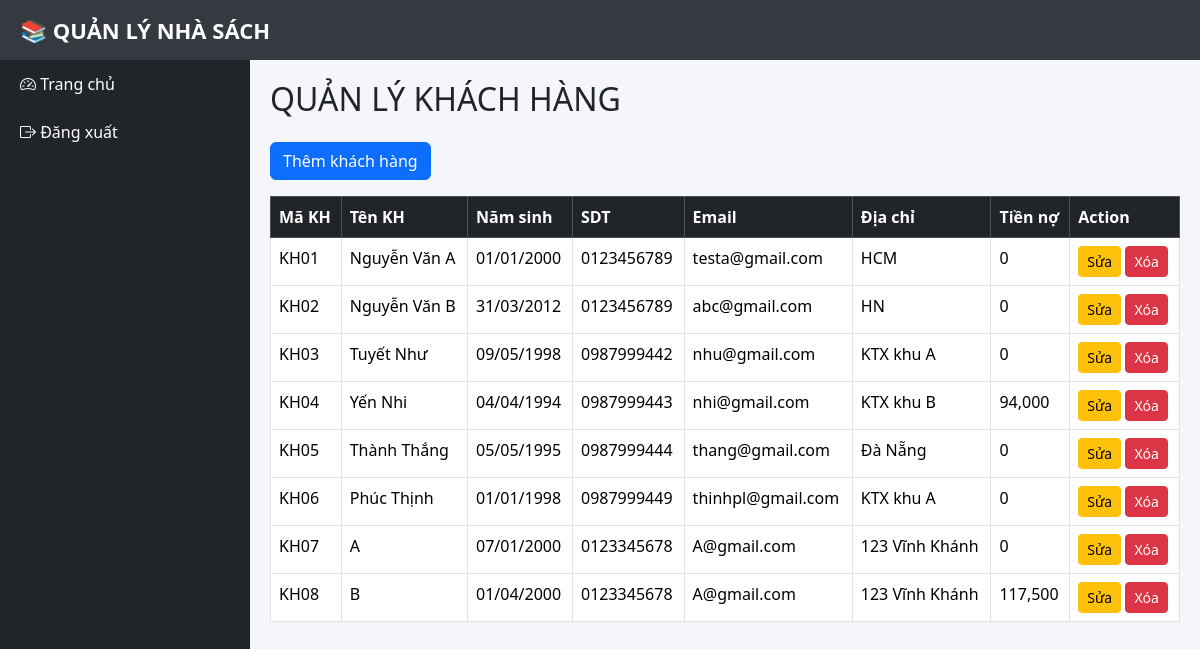
The app's page /khachhang/index.php with its own data.
### tables this page shows
CREATE TABLE `khachhang` (
  `MaKH` varchar(20) NOT NULL,
  `TenKH` varchar(100) DEFAULT NULL,
  `NamSinh` datetime DEFAULT NULL,
  `SDT` varchar(20) DEFAULT NULL,
  `Email` varchar(100) DEFAULT NULL,
  `DiaChi` varchar(255) DEFAULT NULL,
  `TienNo` int(11) DEFAULT NULL
);

### khachhang/index.php (the view, shortened to what this page needs)
<?php
include("../layout/header.php");
include("../layout/sidebar.php");
$sql = "SELECT * FROM KHACHHANG";
$result = mysqli_query($conn, $sql);
?>
<div class="content">
<h2 class="mb-4">
    QUẢN LÝ KHÁCH HÀNG
</h2>
<a href="them.php"
class="btn btn-primary mb-3">
    Thêm khách hàng
</a>
<table class="table table-bordered table-hover">
<tr class="table-dark">
<th>Mã KH</th>
<th>Tên KH</th>
<th>Năm sinh</th>
<th>SDT</th>
<th>Email</th>
<th>Địa chỉ</th>
<th>Tiền nợ</th>
<th>Action</th>
</tr>
<?php while($row = mysqli_fetch_assoc($result)){ ?>
<tr>
<td><?= $row['MaKH'] ?></td>
<td><?= $row['TenKH'] ?></td>
<td><?= date("d/m/Y", strtotime($row['NamSinh'])) ?></td>
<td><?= $row['SDT'] ?></td>
<td><?= $row['Email'] ?></td>
<td><?= $row['DiaChi'] ?></td>
<td><?= number_format($row['TienNo']) ?></td>
<td>
<a href="sua.php?id=<?= $row['MaKH'] ?>"
class="btn btn-warning btn-sm">
Sửa
</a>
<a href="xoa.php?id=<?= $row['MaKH'] ?>"
class="btn btn-danger btn-sm"
onclick="return confirm('Xóa khách hàng?')">
Xóa
</a>
</td>
</tr>
<?php } ?>
</table>
</div>
<?php
include("../layout/footer.php");
?>

### layout/header.php (shortened to what this page needs)
<!DOCTYPE html>
<html>
<head>
<link href="https://cdn.jsdelivr.net/npm/bootstrap@5.3.3/dist/css/bootstrap.min.css"
rel="stylesheet">
<link rel="stylesheet"
href="https://cdn.jsdelivr.net/npm/bootstrap-icons@1.11.3/font/bootstrap-icons.min.css">
</head>
<body>
<div class="topbar">
<div class="logo">
📚 QUẢN LÝ NHÀ SÁCH
</div>
</div>

### layout/sidebar.php (shortened to what this page needs)
<div class="sidebar">
    <a href="/bookstore/dashboard/">
        <i class="bi bi-speedometer2"></i>
        Trang chủ
    </a>
    <a href="/bookstore/auth/logout.php">
        <i class="bi bi-box-arrow-right"></i>
        Đăng xuất
    </a>
</div>

### layout/footer.php (shortened to what this page needs)
</body>
</html>

### layout/header.php (style rules this page uses)
body { margin:0; background:#f4f6f9; }
.topbar { height:60px; background:#343a40; color:white; display:flex; align-items:center; justify-content:space-between; padding:0 20px; position:fixed; top:0; left:0; right:0; z-index:1000; }
.logo { font-size:22px; font-weight:bold; }
.sidebar { width:250px; background:#212529; position:fixed; top:40px; left:0; bottom:0; padding-top:20px; overflow-y:auto; }
.sidebar a { display:block; color:white; padding:12px 20px; text-decoration:none; }
.content { margin-left:250px; margin-top:60px; padding:20px; }

### records on screen
khachhang: MaKH "KH01", TenKH "Nguyễn Văn A", NamSinh "01/01/2000", SDT "0123456789", Email "testa@gmail.com", DiaChi "HCM", TienNo "0"
khachhang: MaKH "KH02", TenKH "Nguyễn Văn B", NamSinh "31/03/2012", SDT "0123456789", Email "abc@gmail.com", DiaChi "HN", TienNo "0"
khachhang: MaKH "KH03", TenKH "Tuyết Như", NamSinh "09/05/1998", SDT "0987999442", Email "nhu@gmail.com", DiaChi "KTX khu A", TienNo "0"
khachhang: MaKH "KH04", TenKH "Yến Nhi", NamSinh "04/04/1994", SDT "0987999443", Email "nhi@gmail.com", DiaChi "KTX khu B", TienNo "94,000"
khachhang: MaKH "KH05", TenKH "Thành Thắng", NamSinh "05/05/1995", SDT "0987999444", Email "thang@gmail.com", DiaChi "Đà Nẵng", TienNo "0"
khachhang: MaKH "KH06", TenKH "Phúc Thịnh", NamSinh "01/01/1998", SDT "0987999449", Email "thinhpl@gmail.com", DiaChi "KTX khu A", TienNo "0"
khachhang: MaKH "KH07", TenKH "A", NamSinh "07/01/2000", SDT "0123345678", Email "A@gmail.com", DiaChi "123 Vĩnh Khánh", TienNo "0"
khachhang: MaKH "KH08", TenKH "B", NamSinh "01/04/2000", SDT "0123345678", Email "A@gmail.com", DiaChi "123 Vĩnh Khánh", TienNo "117,500"
